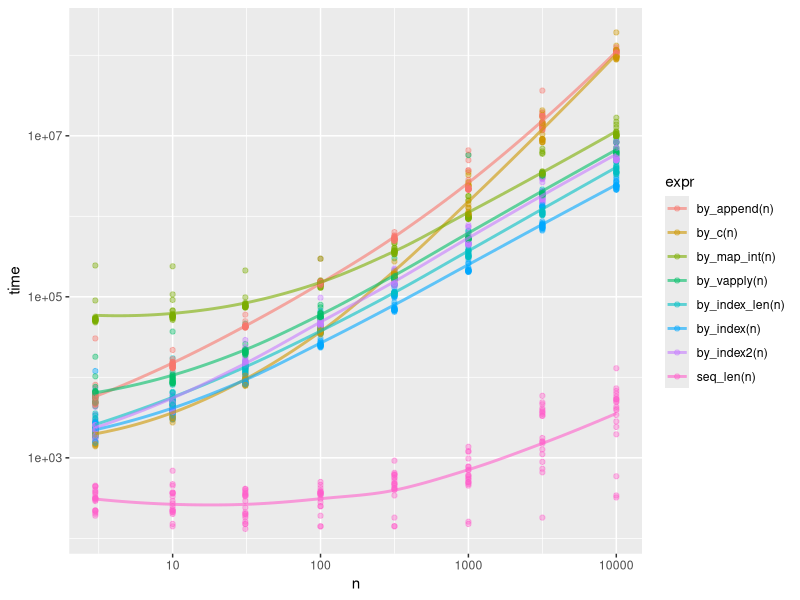
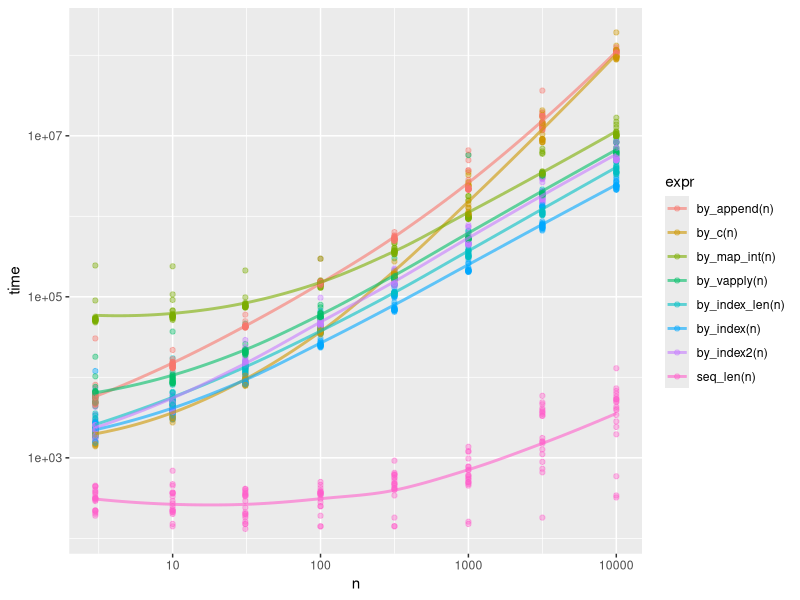

Generate these figures, in order, with R:
library(microbenchmark)
library(tidyverse)

by_append = function(n) {
  v = NULL
  for (i in seq_len(n)) {v = append(v, i)}
  v
}
by_c = function(n) {
  v = NULL
  for (i in seq_len(n)) {v = c(v, i)}
  v
}
by_index = function(n) {
  v = NULL
  for (i in seq_len(n)) {v[i] = i}
  v
}
by_index2 = function(n) {
  v = NULL
  for (i in seq_len(n)) {v[[i]] = i}
  v
}
by_index_len = function(n) {
  v = NULL
  for (i in seq_len(n)) {v[length(v) + 1L] = i}
  v
}
by_vapply = function(n) {
  vapply(seq_len(n), function(x) x, integer(1L))
}
by_map_int = function(n) {
  purrr::map_int(seq_len(n), ~.x)
}

n = 100L
stopifnot(seq_len(n) == by_append(n))
stopifnot(seq_len(n) == by_c(n))
stopifnot(seq_len(n) == by_index(n))
stopifnot(seq_len(n) == by_index2(n))
stopifnot(seq_len(n) == by_index_len(n))
stopifnot(seq_len(n) == by_vapply(n))
stopifnot(seq_len(n) == by_map_int(n))

benchmark = function(n, times = 20L) {
  microbenchmark(
    by_append(n),
    by_c(n),
    by_map_int(n),
    by_vapply(n),
    by_index_len(n),
    by_index(n),
    by_index2(n),
    seq_len(n),
    times = times
  )
}
benchmark(n)

raw_data = tibble::tibble(n = as.integer(10 ** seq(0.5, 4, 0.5))) %>%
  dplyr::mutate(data = lapply(n, benchmark)) %>%
  tidyr::unnest() %>%
  print()

p = ggplot(raw_data, aes(n, time, group = expr, colour = expr)) +
  geom_point(alpha = 0.4) +
  geom_line(stat = "smooth", method = "loess", size = 1, alpha = 0.6) +
  scale_x_log10() +
  scale_y_log10()
p

ggsave("elongation.png", p, width = 6, height = 6)
